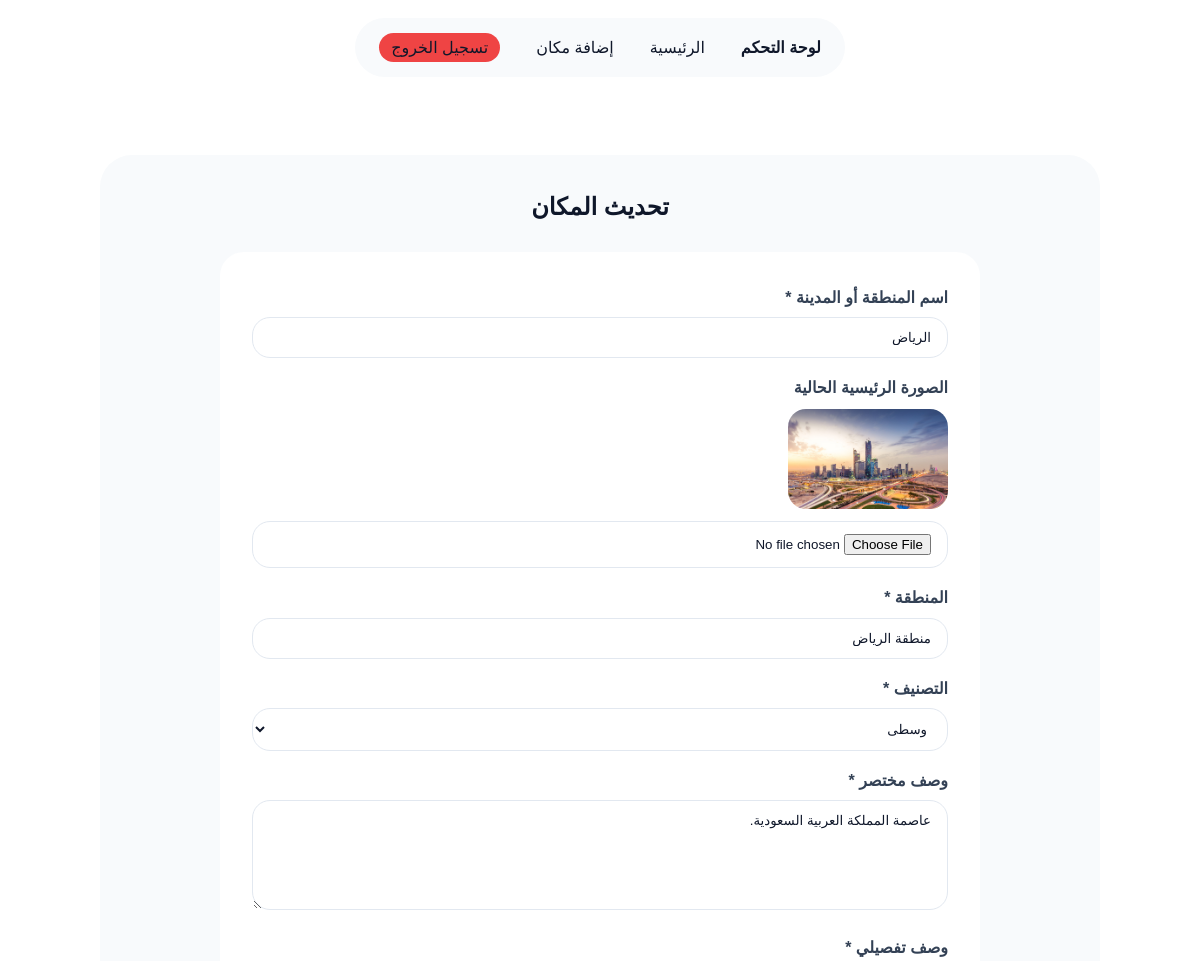
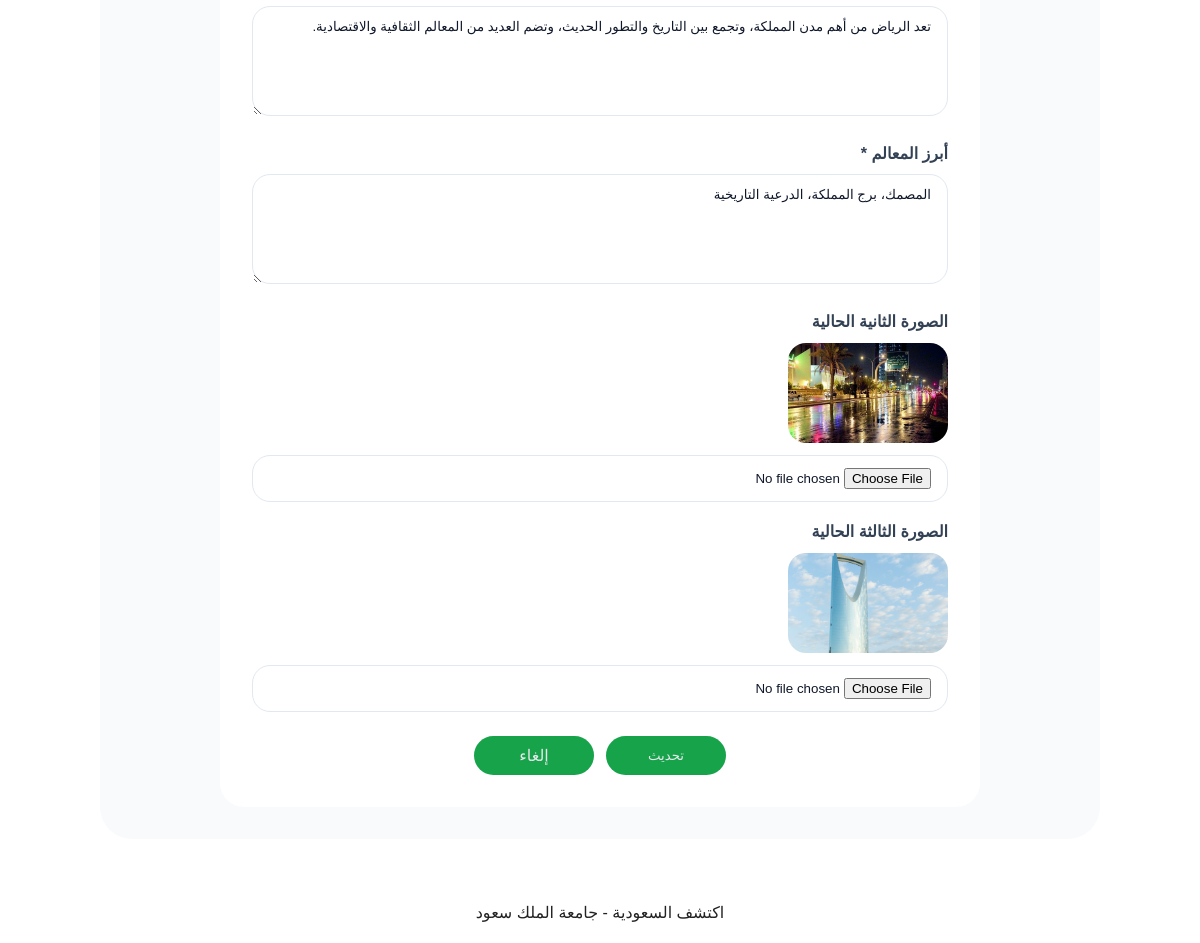
Page /updateContent.php?id=1 (signed in) on the committed database (2 pictures, top to bottom).
### tables this page shows
CREATE TABLE places (
  id INT AUTO_INCREMENT PRIMARY KEY,
  name VARCHAR(100) NOT NULL,
  region VARCHAR(100) NOT NULL,
  category VARCHAR(100) NOT NULL,
  short_description TEXT NOT NULL,
  full_description TEXT NOT NULL,
  landmarks TEXT NOT NULL,
  image VARCHAR(255) NOT NULL,
  image_2 VARCHAR(255),
  image_3 VARCHAR(255),
  created_at TIMESTAMP DEFAULT CURRENT_TIMESTAMP
);

### updateContent.php (the view, shortened to what this page needs)
<?php
require 'db.php';
$id = $_GET['id'];
$stmt = $pdo->prepare("SELECT * FROM places WHERE id = ?");
$stmt->execute([$id]);
$place = $stmt->fetch();
?>
<!DOCTYPE html>
<html lang="ar" dir="rtl">
<head>
    <link rel="stylesheet" href="public/css/styles.css">
</head>
<body>
    <nav class="navbar">
        <ul>
            <a href="dashboard.php" class="navLogo">
                <p>لوحة التحكم</p>
            </a>
            <li><a href="dashboard.php">الرئيسية</a></li>
            <li><a href="addContent.php">إضافة مكان</a></li>
            <li><a href="logout.php" class="btn logout-btn">تسجيل الخروج</a></li>
        </ul>
    </nav>
    <section class="admin-section">
        <h1>تحديث المكان</h1>
        <form method="POST" action="updateContent.php?id=<?php echo htmlspecialchars($id); ?>"
            enctype="multipart/form-data" class="admin-form">
            <div class="input-field">
                <label>اسم المنطقة أو المدينة *</label>
                <input type="text" name="name" required value="<?php echo htmlspecialchars($place['name']); ?>">
            </div>
            <div class="input-field">
                <label>الصورة الرئيسية الحالية</label>
                <img src="public/images/<?php echo htmlspecialchars($place['image']); ?>" alt="" width="120">
                <input type="file" name="image" accept="image/*">
            </div>
            <div class="input-field">
                <label>المنطقة *</label>
                <input type="text" name="region" required value="<?php echo htmlspecialchars($place['region']); ?>">
            </div>
            <div class="input-field">
                <label>التصنيف *</label>
                <select name="category" required>
                    <option value="وسطى" <?php if ($place['category'] == 'وسطى')
                        echo 'selected'; ?>>وسطى</option>
                </select>
            </div>
            <div class="input-field">
                <label>وصف مختصر *</label>
                <textarea name="short_description" required
                    cols="64"><?php echo htmlspecialchars($place['short_description']); ?></textarea>
            </div>
            <div class="input-field">
                <label>وصف تفصيلي *</label>
                <textarea name="full_description" required
                    cols="64"><?php echo htmlspecialchars($place['full_description']); ?></textarea>
            </div>
            <div class="input-field">
                <label>أبرز المعالم *</label>
                <textarea name="landmarks" required
                    cols="64"><?php echo htmlspecialchars($place['landmarks']); ?></textarea>
            </div>
            <div class="input-field">
                <label>الصورة الثانية الحالية</label>
                <?php if (!empty($place['image_2'])): ?>
                    <img src="public/images/<?php echo htmlspecialchars($place['image_2']); ?>" alt="" width="120">
                <?php endif; ?>
                <input type="file" name="image_2" accept="image/*">
            </div>
            <div class="input-field">
                <label>الصورة الثالثة الحالية</label>
                <?php if (!empty($place['image_3'])): ?>
                    <img src="public/images/<?php echo htmlspecialchars($place['image_3']); ?>" alt="" width="120">
                <?php endif; ?>
                <input type="file" name="image_3" accept="image/*">
            </div>
            <div class="button-group">
                <button type="submit" class="btn">تحديث</button>
                <a href="dashboard.php" class="btn">إلغاء</a>
            </div>
        </form>
    </section>
    <footer>
        <p>اكتشف السعودية - جامعة الملك سعود</p>
    </footer>
</body>
</html>

### public/css/styles.css (style rules this page uses)
* { box-sizing: border-box; }
body { margin: 0; font-family: Arial, sans-serif; background-color: white; color: #222; direction: rtl; line-height: 1.7; text-align: center; }
.navbar { display: flex; justify-content: center; align-items: center; padding: 18px 0; background-color: white; }
.navbar ul { display: flex; align-items: center; gap: 36px; list-style: none; margin: 0; padding: 0px 24px; background-color: #F8FAFC; border-radius: 999px; }
.navbar a { text-decoration: none; color: #0F172A; font-weight: normal; }
.navbar a p { font-weight: bold; }
.btn { text-decoration: none; background-color: #16A34A; color: #E5E7EB; padding: 6px 12px; border-radius: 999px; cursor: pointer; }
.input-field { margin-bottom: 16px; text-align: right; }
.input-field label { display: block; margin-bottom: 6px; color: #334155; font-weight: bold; }
.input-field input { width: 100%; padding: 12px 16px; border: 1px solid #E2E8F0; border-radius: 18px; background-color: white; color: #0F172A; }
.logout-btn { background-color: #EF4444; }
.admin-section { max-width: 1000px; margin: 60px auto; padding: 32px; background-color: #F8FAFC; border-radius: 32px; }
.admin-section h1 { margin-top: 0; margin-bottom: 24px; color: #0F172A; }
.admin-form { max-width: 760px; margin: 0 auto; padding: 32px; background-color: white; border-radius: 24px; }
.admin-form input, .admin-form select, .admin-form textarea { width: 100%; padding: 12px 16px; border: 1px solid #E2E8F0; border-radius: 18px; background-color: white; color: #0F172A; font-family: Arial, sans-serif; }
.admin-form textarea { min-height: 110px; resize: vertical; }
.admin-form img { display: block; margin: 8px 0 12px; width: 160px; height: 100px; object-fit: cover; border-radius: 18px; }
.button-group { display: flex; justify-content: center; gap: 12px; margin-top: 24px; }
.button-group .btn { min-width: 120px; border: none; }

### rows in the picture
places: name "الرياض", image (picture), region "منطقة الرياض", category "وسطى", short_description "عاصمة المملكة العربية السعودية.", full_description "تعد الرياض من أهم مدن المملكة، وتجمع بين التاريخ والتطور الحديث، وتضم العديد من المعالم الثقافية والاقتصادية.", landmarks "المصمك، برج المملكة، الدرعية التاريخية", image_2 (picture), image_3 (picture)
